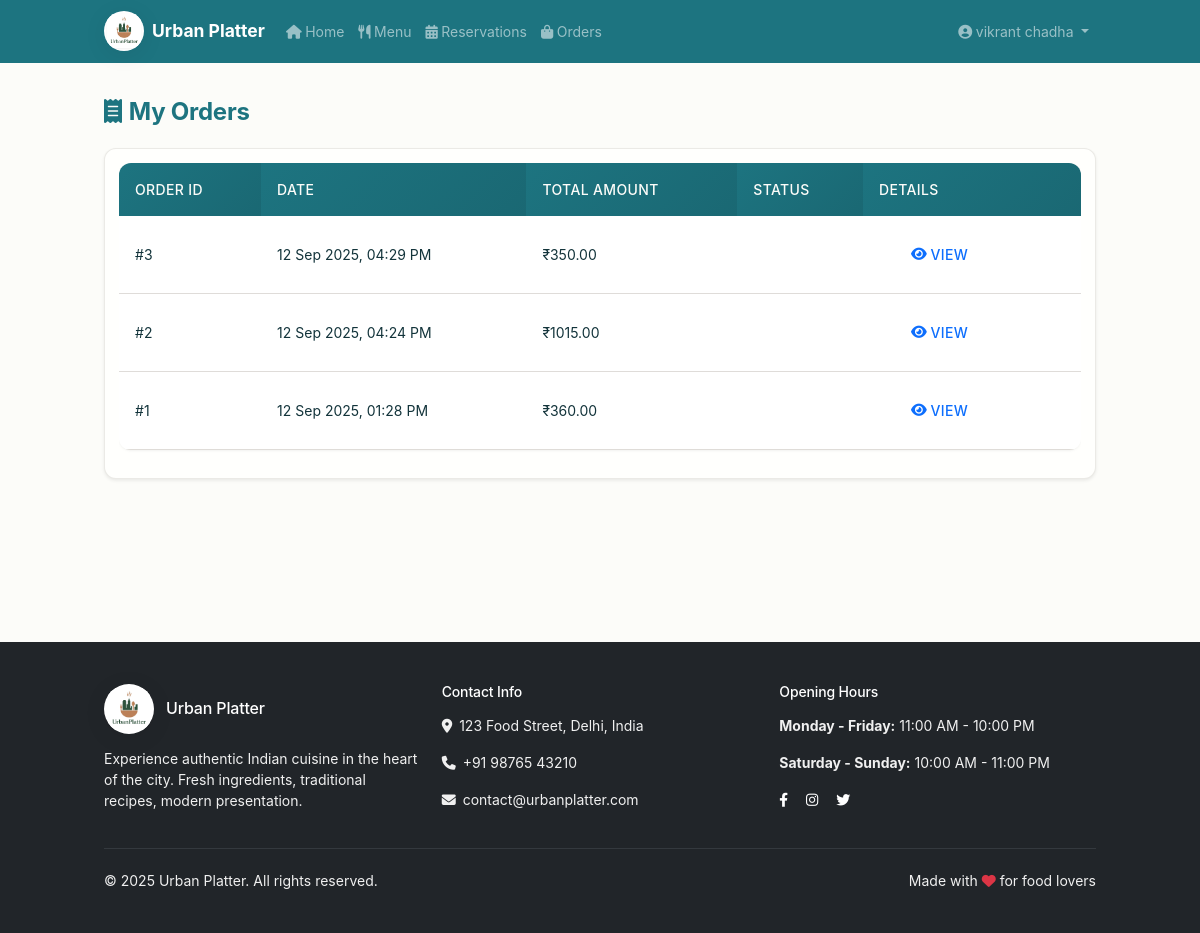
Screenshot of /orders (signed in) with the database file from the repository.
### urban_platter_app.py (models this page shows)
class User(UserMixin, db.Model):
    id = db.Column(db.Integer, primary_key=True)
    username = db.Column(db.String(80), unique=True, nullable=False)
    email = db.Column(db.String(120), unique=True, nullable=False)
    password_hash = db.Column(db.String(128))
    role = db.Column(db.String(20), default='Customer')  # Admin, Staff, Customer
    created_at = db.Column(db.DateTime, default=datetime.utcnow)
    orders = db.relationship('Order', backref='customer', lazy=True)
    reservations = db.relationship('Reservation', backref='customer', lazy=True)
    reviews = db.relationship('Review', backref='customer', lazy=True)

class Order(db.Model):
    id = db.Column(db.Integer, primary_key=True)
    customer_id = db.Column(db.Integer, db.ForeignKey('user.id'), nullable=False)
    total_amount = db.Column(db.Float, nullable=False)
    status = db.Column(db.String(20), default='Pending')  # Pending, Preparing, Ready, Served, Completed
    order_date = db.Column(db.DateTime, default=datetime.utcnow)
    payment_status = db.Column(db.String(20), default='Pending')  # Pending, Paid, Failed
    special_instructions = db.Column(db.Text)
    order_items = db.relationship('OrderItem', backref='order', lazy=True, cascade='all, delete-orphan')
    payment = db.relationship('Payment', backref='order', uselist=False)

### urban_platter_app.py (the view)
@app.route('/orders')
@login_required
def view_orders():
    if current_user.role in ['Admin', 'Staff']:
        orders = Order.query.order_by(Order.order_date.desc()).all()
    else:
        orders = Order.query.filter_by(customer_id=current_user.id).order_by(
            Order.order_date.desc()
        ).all()
    return render_template('orders.html', orders=orders)

### urban_platter_app.py (called while the page is built)
@login_manager.user_loader
def load_user(user_id):
    return User.query.get(int(user_id))

def format_currency(amount):
    return f"{CURRENCY_SYMBOL}{amount:.2f}"

@app.context_processor
def inject_globals():
    return {
        'RESTAURANT_NAME': RESTAURANT_NAME,
        'CURRENCY_SYMBOL': CURRENCY_SYMBOL,
        'format_currency': format_currency
    }

### templates/orders.html (shortened to what this page needs)
{% extends "base.html" %}
{% block content %}
<section class="py-5">
    <div class="container">
        <div class="d-flex justify-content-between align-items-center mb-4">
            <h2 class="text-primary fw-bold">
                {% if current_user.role in ['Admin', 'Staff'] %}
                    <i class="fas fa-tasks me-2"></i>All Orders
                {% else %}
                    <i class="fas fa-receipt me-2"></i>My Orders
                {% endif %}
            </h2>
        </div>
        {% if orders %}
            <div class="card shadow-sm">
                <div class="card-body">
                    <div class="table-responsive">
                        <table class="table table-hover align-middle">
                            <thead>
                                <tr>
                                    <th>Order ID</th>
                                    <th>Date</th>
                                    <th>Total Amount</th>
                                    <th>Status</th>
                                    <th>Details</th>
                                </tr>
                            </thead>
                            <tbody>
                                {% for order in orders %}
                                    <tr>
                                        <td>#{{ order.id }}</td>
                                        <td>{{ order.order_date.strftime('%d %b %Y, %I:%M %p') }}</td>
                                        <td>{{ format_currency(order.total_amount) }}</td>
                                        <td>
                                            <span class="badge status-{{ order.status.lower() }}">
                                            </span>
                                        </td>
                                        <td>
                                            <button class="btn btn-sm btn-outline-primary"
                                                    data-bs-toggle="modal"
                                                    data-bs-target="#orderDetailsModal{{ order.id }}">
                                                <i class="fas fa-eye me-1"></i>View
                                            </button>
                                        </td>
                                    </tr>
                                {% endfor %}
                            </tbody>
                        </table>
                    </div>
                </div>
            </div>
        {% endif %}
    </div>
</section>
{% endblock %}

### templates/base.html (shortened to what this page needs)
<!DOCTYPE html>
<html lang="en">
<head>
    <link href="https://cdn.jsdelivr.net/npm/bootstrap@5.3.2/dist/css/bootstrap.min.css" rel="stylesheet">
    <link rel="stylesheet" href="https://cdnjs.cloudflare.com/ajax/libs/font-awesome/6.4.0/css/all.min.css">
    <link rel="stylesheet" href="{{ url_for('static', filename='css/style.css') }}">
</head>
<body>
    <nav class="navbar navbar-expand-lg navbar-dark bg-primary fixed-top">
        <div class="container">
            <a class="navbar-brand d-flex align-items-center" href="{{ url_for('index') }}">
                <div class="logo-circle" style="width: 40px; height: 40px; margin-right: 8px;">
                    <img src="{{ url_for('static', filename='images/urban-platter-logo.jpg') }}" alt="{{ RESTAURANT_NAME }}">
                </div>
                <span class="fw-bold">{{ RESTAURANT_NAME }}</span>
            </a>
            <div class="collapse navbar-collapse" id="navbarNav">
                <ul class="navbar-nav me-auto">
                    <li class="nav-item">
                        <a class="nav-link" href="{{ url_for('index') }}">
                            <i class="fas fa-home me-1"></i>Home
                        </a>
                    </li>
                    <li class="nav-item">
                        <a class="nav-link" href="{{ url_for('menu') }}">
                            <i class="fas fa-utensils me-1"></i>Menu
                        </a>
                    </li>
                    <li class="nav-item">
                        <a class="nav-link" href="{{ url_for('reservations') }}">
                            <i class="fas fa-calendar-alt me-1"></i>Reservations
                        </a>
                    </li>
                    {% if current_user.is_authenticated %}
                        <li class="nav-item">
                            <a class="nav-link" href="{{ url_for('view_orders') }}">
                                <i class="fas fa-shopping-bag me-1"></i>Orders
                            </a>
                        </li>
                    {% endif %}
                </ul>
                <ul class="navbar-nav">
                    {% if current_user.is_authenticated %}
                        <li class="nav-item dropdown">
                            <a class="nav-link dropdown-toggle" href="#" role="button" data-bs-toggle="dropdown">
                                <i class="fas fa-user-circle me-1"></i>{{ current_user.username }}
                            </a>
                        </li>
                    {% endif %}
                </ul>
            </div>
        </div>
    </nav>
    <main class="main-content">
        {% block content %}{% endblock %}
    </main>
    <footer class="bg-dark text-light py-5 mt-5">
        <div class="container">
            <div class="row">
                <div class="col-md-4">
                    <div class="d-flex align-items-center mb-3">
                        <div class="logo-circle" style="width: 50px; height: 50px; margin-right: 12px;">
                        <img src="{{ url_for('static', filename='images/urban-platter-logo.jpg') }}" alt="{{ RESTAURANT_NAME }}">
                    </div>
                        <h5 class="text-primary">{{ RESTAURANT_NAME }}</h5>
                    </div>
                    <p class="text-muted">Experience authentic Indian cuisine in the heart of the city. Fresh ingredients, traditional recipes, modern presentation.</p>
                </div>
                <div class="col-md-4">
                    <h6 class="text-primary mb-3">Contact Info</h6>
                    <div class="text-muted">
                        <p><i class="fas fa-map-marker-alt me-2"></i>123 Food Street, Delhi, India</p>
                        <p><i class="fas fa-phone me-2"></i>+91 98765 43210</p>
                        <p><i class="fas fa-envelope me-2"></i>contact@urbanplatter.com</p>
                    </div>
                </div>
                <div class="col-md-4">
                    <h6 class="text-primary mb-3">Opening Hours</h6>
                    <div class="text-muted">
                        <p><strong>Monday - Friday:</strong> 11:00 AM - 10:00 PM</p>
                        <p><strong>Saturday - Sunday:</strong> 10:00 AM - 11:00 PM</p>
                    </div>
                    <div class="mt-3">
                        <a href="#" class="text-primary me-3"><i class="fab fa-facebook-f"></i></a>
                        <a href="#" class="text-primary me-3"><i class="fab fa-instagram"></i></a>
                        <a href="#" class="text-primary me-3"><i class="fab fa-twitter"></i></a>
                    </div>
                </div>
            </div>
            <hr class="my-4 border-secondary">
            <div class="row">
                <div class="col-md-6">
                    <p class="mb-0">&copy; 2025 {{ RESTAURANT_NAME }}. All rights reserved.</p>
                </div>
                <div class="col-md-6 text-end">
                    <p class="mb-0">Made with <i class="fas fa-heart text-danger"></i> for food lovers</p>
                </div>
            </div>
        </div>
    </footer>
</body>
</html>

### rows the page displays
User: username "vikrant chadha"
Order: id "3", order_date "12 Sep 2025, 04:29 PM", total_amount "₹350.00"
Order: id "2", order_date "12 Sep 2025, 04:24 PM", total_amount "₹1015.00"
Order: id "1", order_date "12 Sep 2025, 01:28 PM", total_amount "₹360.00"

### other values shown
{{ RESTAURANT_NAME }} "Urban Platter"
